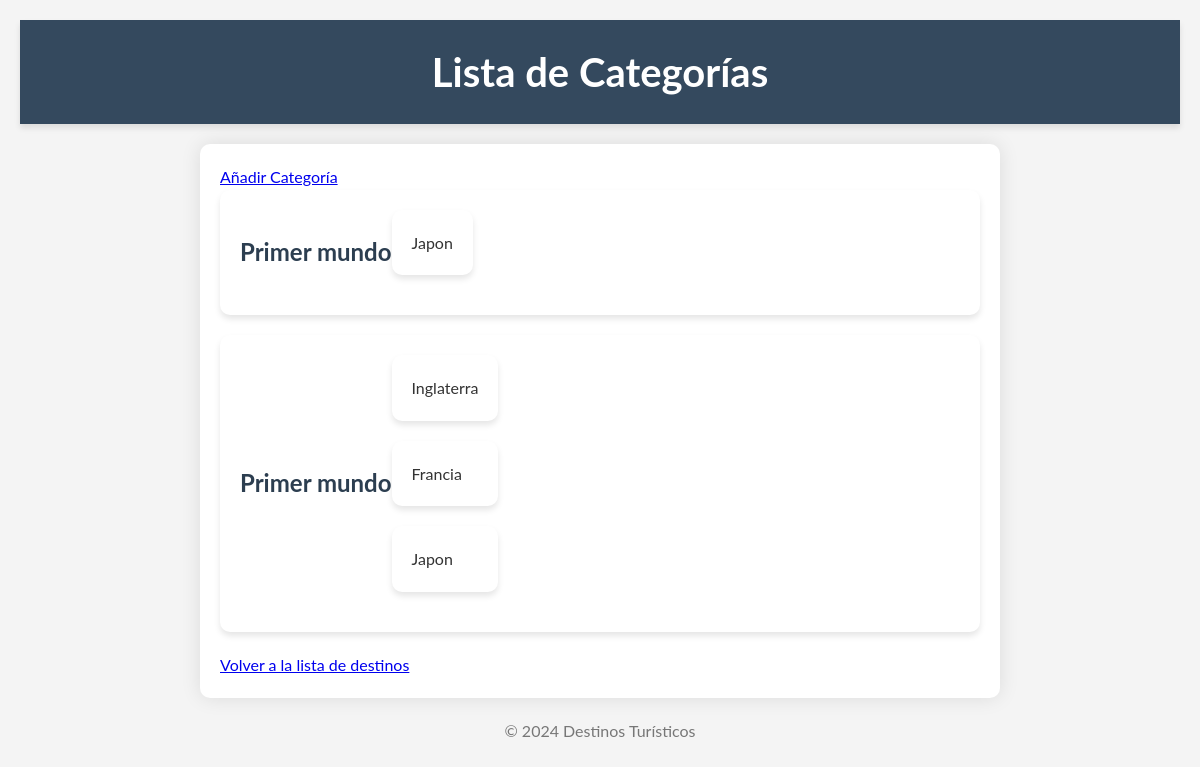
Before: /categorias/ with the older database file.
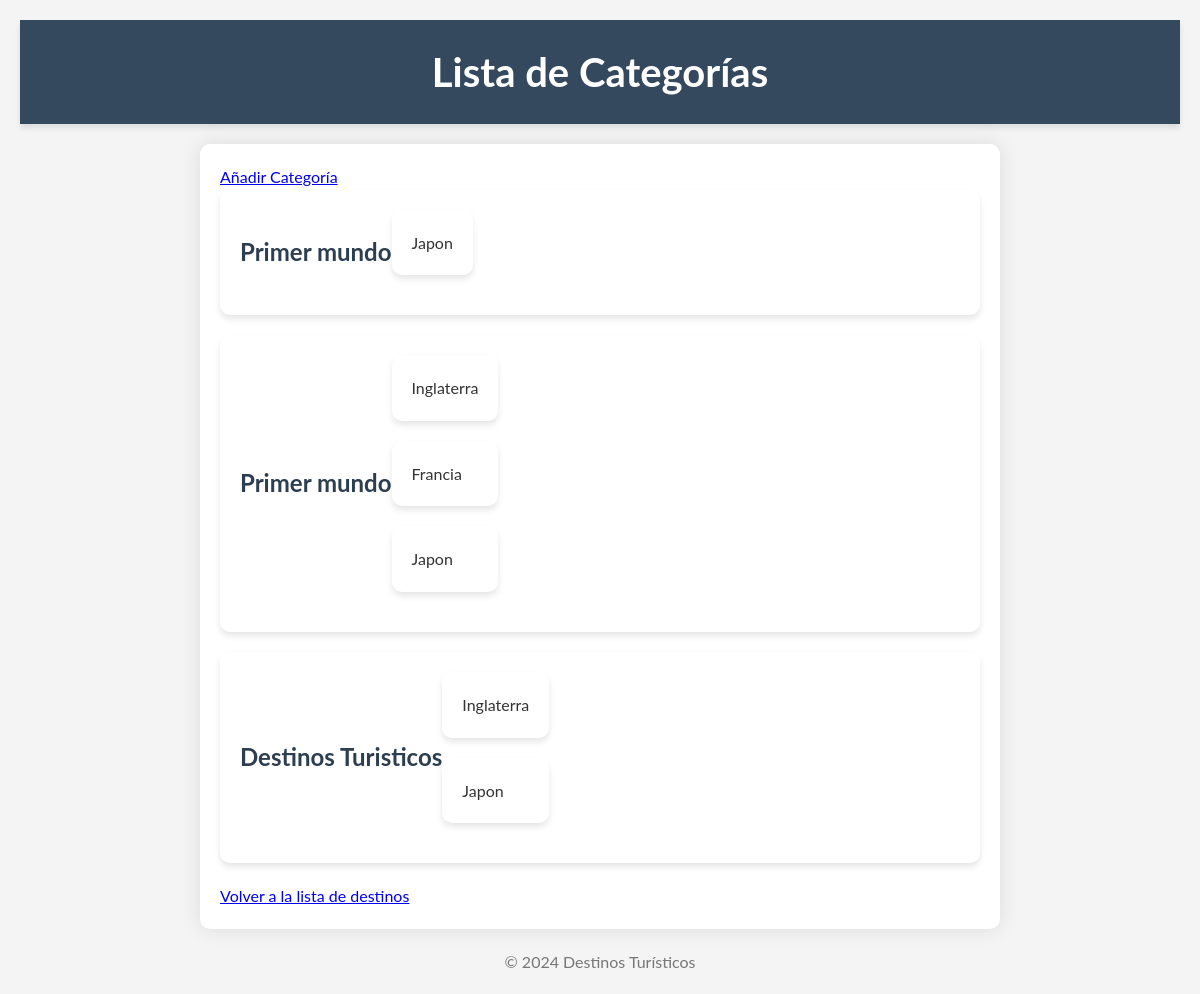
After: the same page with the newer database file.
### destinos/models.py (models this page shows, shortened)
class Categoria(models.Model):
    nombre = models.CharField(max_length=100)
    destinos = models.ManyToManyField(DestinosTuristicos)

class DestinosTuristicos(models.Model):
    nombreCiudad = models.CharField(max_length=100)
    descripcionCiudad = models.TextField()
    imagenCiudad = models.ImageField(upload_to='images/')
    precioTour = models.DecimalField(max_digits=10, decimal_places=2)
    ofertaTour = models.BooleanField(default=False)

### destinos/views.py (the view)
# urls.py: path('categorias/', views.listar_categorias, name='listar_categorias'),
def listar_categorias(request):
    categorias = Categoria.objects.all()
    return render(request, 'destinos/listar_categorias.html', {'categorias': categorias})

### destinos/templates/destinos/listar_categorias.html (shortened to what this page needs)
<!DOCTYPE html>
<html>
<head>
    {% load static %}
    <link rel="stylesheet" type="text/css" href="{% static 'css/styles.css' %}">
</head>
<body>
    <header>
        <h1>Lista de Categorías</h1>
    </header>
    <main>
        <a href="{% url 'añadir_categoria' %}" class="button">Añadir Categoría</a>
        <ul>
            {% for categoria in categorias %}
            <li>
                <h2>{{ categoria.nombre }}</h2>
                <ul>
                    {% for destino in categoria.destinos.all %}
                    <li>{{ destino.nombreCiudad }}</li>
                    {% endfor %}
                </ul>
            </li>
            {% endfor %}
        </ul>
        <a href="{% url 'listar_destinos' %}" class="button">Volver a la lista de destinos</a>
    </main>
    <footer>
        <p>&copy; 2024 Destinos Turísticos</p>
    </footer>
</body>
</html>

Changed rows visible on the page:
added Categoria: nombre "Destinos Turisticos", DestinosTuristicos (nombreCiudad "Inglaterra"), DestinosTuristicos (nombreCiudad "Japon")
